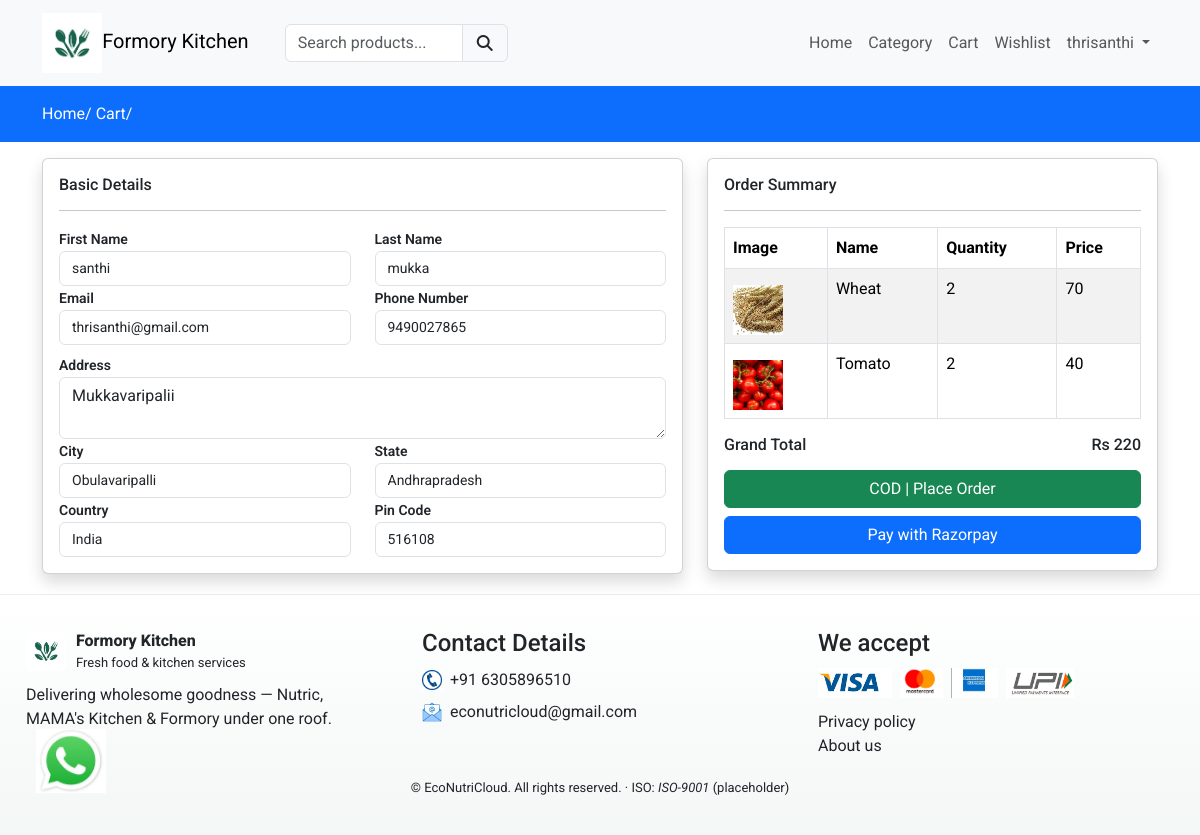
The app's page /checkout (signed in) with its own data.
### formoryapp/models.py (models this page shows, shortened)
class Profile(models.Model):
    user = models.ForeignKey(User,on_delete=models.CASCADE)
    phone = models.CharField(max_length=50,null=False)
    address = models.TextField(null=False)
    city = models.CharField(max_length=150,null=False)
    state = models.CharField(max_length=150,null=False)
    country = models.CharField(max_length=150,null=False)
    pincode = models.CharField(max_length=150,null=False)
    created_at = models.DateTimeField(auto_now_add=True)

class Cart(models.Model):
    user = models.ForeignKey(User,on_delete=models.CASCADE)
    product = models.ForeignKey(Product,on_delete=models.CASCADE)
    product_qty = models.IntegerField(null=False,blank=False)
    created_at = models.DateTimeField(auto_now_add=True)

class Product(models.Model):
    category = models.ForeignKey(Category, on_delete=models.CASCADE)
    slug = models.CharField(max_length=150, null=False, blank=False)
    name = models.CharField(max_length=150, null=False, blank=False)
    product_image = models.ImageField(upload_to=get_file_path, null=True, blank=True)
    small_description = models.CharField(max_length=250, null=False, blank=False)
    quantity = models.DecimalField(max_digits=10, decimal_places=2, null=False, blank=False)
    description = models.TextField(max_length=500, null=False, blank=True)
    original_price = models.FloatField(null=False, blank=False)
    selling_price = models.FloatField(null=False, blank=False)
    status = models.BooleanField(default=False, help_text="0=default,1=Hidden")
    trending = models.BooleanField(default=False, help_text="0=default,1=Trending")
    tag = models.CharField(max_length=150, null=False, blank=True)
    meta_title = models.CharField(max_length=150, null=False, blank=True)
    meta_keywords = models.CharField(max_length=150, null=False, blank=True)
    meta_description = models.TextField(max_length=500, null=False, blank=True)
    created_at = models.DateTimeField(auto_now_add=True)

### formoryapp/controller/checkout.py (the view)
# urls.py: path('checkout',checkout.index,name="checkout"),
def index(request):
    rawcart = Cart.objects.filter(user=request.user)
    for item in rawcart:
        if item.product_qty > item.product.quantity:
            Cart.objects.filter(id=item.id).delete()
    cartitems = Cart.objects.filter(user=request.user)
    total_price = 0
    for item in cartitems:
        total_price += item.product.selling_price * item.product_qty
    userprofile = Profile.objects.filter(user=request.user).first()
    context = {'cartitems': cartitems, 'total_price': total_price, 'userprofile': userprofile}
    return render(request, 'checkout.html', context)

### formoryapp/templates/checkout.html (shortened to what this page needs)
{% extends "main.html" %}
{% block content %}
{% load static %}
<div class="py-3 bg-primary">
    <form action="{% url 'place-order' %}" method="POST">
    <div class="container">
        <a class="text-white" href="{% url 'formoryhome' %}">Home/</a>
        <a class="text-white" href="{% url 'cart' %}">Cart/</a>
    </div>
</div>
<div class="container mt-3">
    <div class="row">
        <div class="col-md-7 ">
            <div class="card shadow">
                <div class="card-body">
                    <h6>Basic Details</h6>
                    <hr>
                    <div class="row checkoutform">
                     <div class="col-md-6">
                        <label for="firstname">First Name</label>
                        <input type="text" required value="{{ request.user.first_name }}" class="form-control" name="fname" placeholder="Enter firstname">
                     </div>
                     <div class="col-md-6">
                        <label for="lastname">Last Name</label>
                        <input type="text" required value="{{ request.user.last_name }}" class="form-control" name="lname" placeholder="Enter lastname">
                     </div>
                     <div class="col-md-6">
                        <label for="email">Email</label>
                        <input type="text" required value="{{ request.user.email }}" class="form-control" name="email" placeholder="Enter email">
                     </div>
                     <div class="col-md-6">
                        <label for="phone">Phone Number</label>
                        <input type="text" required value="{{ userprofile.phone }}" class="form-control" name="phone" placeholder="Enter phone number">
                     </div>
                     <div class="col-md-12 mt-2">
                        <label for="address">Address</label>
                        <textarea required class="form-control" name="address" placeholder="Enter address">{{ userprofile.address }}</textarea>
                     </div>
                     <div class="col-md-6">
                        <label for="city">City</label>
                        <input type="text" required value="{{ userprofile.city }}" class="form-control" name="city" placeholder="Enter city">
                     </div>
                     <div class="col-md-6">
                        <label for="state">State</label>
                        <input type="text" required value="{{ userprofile.state }}" class="form-control" name="state" placeholder="Enter state">
                     </div>
                     <div class="col-md-6">
                        <label for="country">Country</label>
                        <input type="text" required value="{{ userprofile.country }}" class="form-control" name="country" placeholder="Enter country">
                     </div>
                     <div class="col-md-6">
                        <label for="pin">Pin Code</label>
                        <input type="text" required value="{{ userprofile.pincode }}" class="form-control" name="pincode" placeholder="Enter pin code">
                     </div>
                    </div>
                </div>
            </div>
        </div>
        <div class="col-md-5">
            <div class="card shadow">
                <div class="card-body">
                    <h6>Order Summary</h6>
                    <hr>
                    {% if cartitems %}
                         <table class="table table-striped table-bordered">
                            <thead>
                                <tr>
                                    <th>Image</th>
                                    <th>Name</th>
                                    <th>Quantity</th>
                                    <th>Price</th>
                                </tr>
                            </thead>
                            <tbody>
                                {% for item in cartitems %}
                                <tr>
                                    <td><img src="{{ item.product.product_image.url }}" height="50px" width="50px" class="mt-2" alt="Image here"></td>
                                    <td>{{ item.product.name }}</td>
                                    <td>{{ item.product_qty }}</td>
                                    <td>{{ item.product.selling_price | stringformat:"d" }}</td>
                                </tr>
                                {% endfor %}
                            </tbody>
                         </table>
                         <h6>Grand Total
                             <span class="float-end"> Rs {{ total_price | stringformat:"d" }}</span>
                         </h6>
                         <div class="mt-3">
                             <button type="submit" class="btn btn-success w-100">COD | Place Order</button>
                             <button type="button" class="btn btn-primary PayWithRazorpay w-100 mt-2">Pay with Razorpay</button>
                         </div>
                    {% else %}
                        <h4>Your Cart is empty </h4>
                    {% endif %}
                </div>
            </div>
        </div>
    </div>
</div>
{% endblock content %}

### formoryapp/templates/navbar.html (shortened to what this page needs)
{% load static %}
<nav class="navbar navbar-expand-lg bg-body-tertiary">
  <div class="container">
    <a class="navbar-brand logo" href="{% url 'formoryhome' %}"><img src="{% static 'images/formory_kitchen.jpg' %}" alt="Formory Logo" style="height: 60px; width: auto;">Formory Kitchen</a>
    <div class="search-bar">
      <form action="{% url "searchproduct" %}" method="POST">
       <div class="input-group">
         <input type="search" required class="form-control" name="productsearch" id="searchproducts" placeholder="Search products...">
         <button type="submit" class="input-group-text"><i class="fa fa-search"></i></button>
      </div>
     </form>
    </div>
    <div class="collapse navbar-collapse" id="navbarNavDropdown">
      <ul class="navbar-nav ms-auto">
        <li class="nav-item">
          <a class="nav-link {% if request.resolver_match.url_name == 'home' %} active {% endif %} " aria-current="page" href="{% url 'mainhome' %}">Home</a>
        </li>
        <li class="nav-item">
          <a class="nav-link {% if request.resolver_match.url_name == 'category' %} active {% endif %} " href="{% url 'category' %}">Category</a>
        </li>
        <li class="nav-item">
          <a class="nav-link {% if request.resolver_match.url_name == 'cart' %} active {% endif %}" aria-current="page" href="{% url 'cart' %}">Cart</a>
        </li>
        <li class="nav-item">
          <a class="nav-link {% if request.resolver_match.url_name == 'wishlist' %} active {% endif %}" aria-current="page" href="{% url 'wishlist' %}">Wishlist</a>
        </li>
        {% if request.user.is_authenticated %}
           <li class="nav-item dropdown">
          <a class="nav-link dropdown-toggle" href="#" id="navbarNavDropdown" role="button" data-bs-toggle="dropdown" aria-expanded="false">
            {{ request.user }}
          </a>
        </li>
        {% endif %}
      </ul>
    </div>
  </div>
</nav>

### formoryapp/static/css/custom.css (style rules this page uses)
.checkoutform label { font-size: 14px !important; font-weight: 600 !important; }
.checkoutform input { font-size: 14px !important; }
.search-bar { width: 20% !important; margin-left: 20px !important; }

### formoryapp/templates/main.html (style rules this page uses)
* { font-family:'Roboto',sans-serif; }
a { text-decoration:none; color:#000; }

### records on screen
Profile: phone "9490027865", address "Mukkavaripalii", city "Obulavaripalli", state "Andhrapradesh", country "India", pincode "516108"
Cart: product.product_image (picture), product.name "Wheat", product_qty "2", product.selling_price "70"
Cart: product.product_image (picture), product.name "Tomato", product_qty "2", product.selling_price "40"

### other values on screen
{{ request.user }} "thrisanthi"
{{ total_price | stringformat:"d" }} "220"
